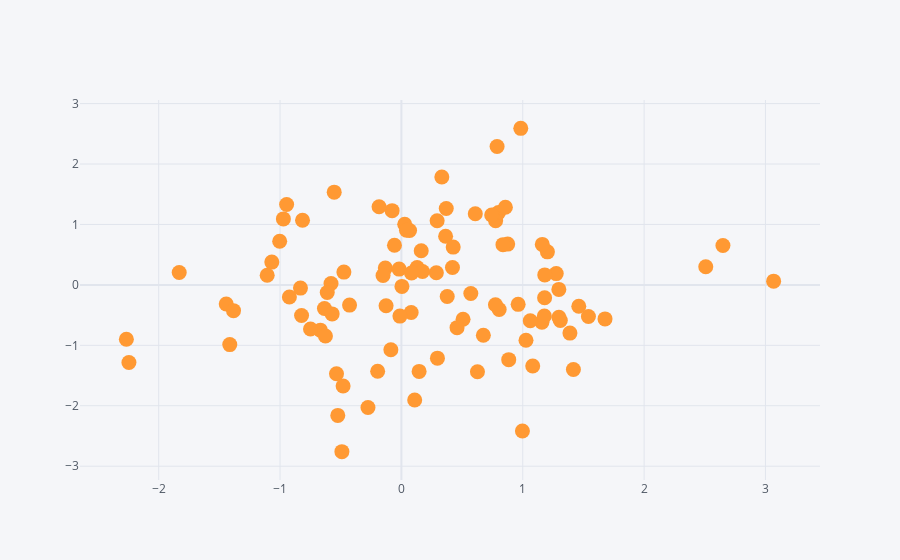

Notebook source saved alongside this figure:
### Markdown cell above
## Using Cufflinks and iplot()
- scatter
- bar
- box
- spread
- surface
- histogram
- bubble
- scatter-matrix

### Code cell
df.iplot(kind='scatter',x='A',y='B',mode='markers',size=15)
